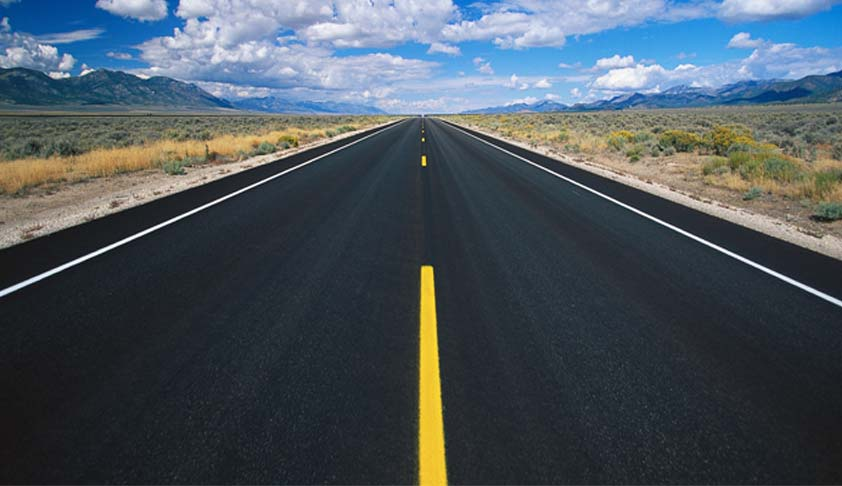
#> input picture class related/cet273/opencv/road_lines.jpg, 842 x 486 px
$ python 'Canny Edge Detection.py'
#> lines starting #> are read from the running program, lines starting #| are printed output that depends on the picture
import cv2 as cv
from matplotlib import pyplot as plt

img = cv.imread('road_lines.jpg')
#> img is the input picture: shape (486, 842, 3); mean B, G, R 92.4, 84, 73.5
gray = cv.cvtColor(img, cv.COLOR_BGR2GRAY)
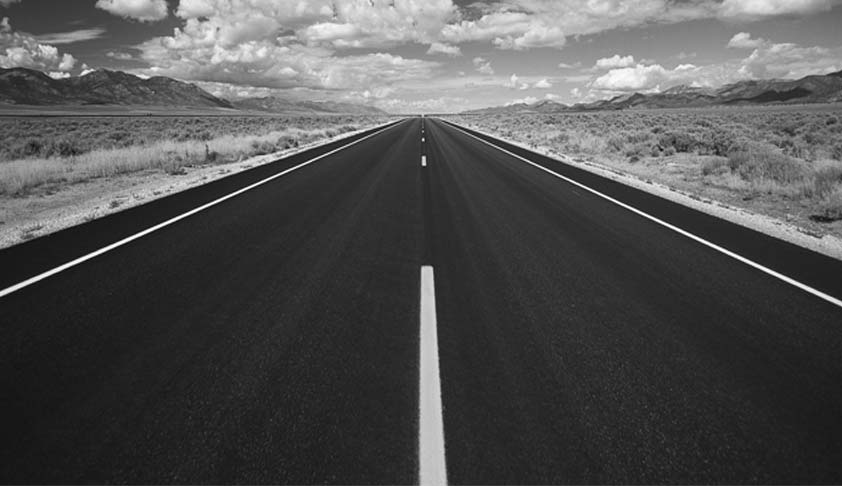
#> gray: shape (486, 842); min 3, max 255, mean 81.9
edges = cv.Canny(img, 100, 200)
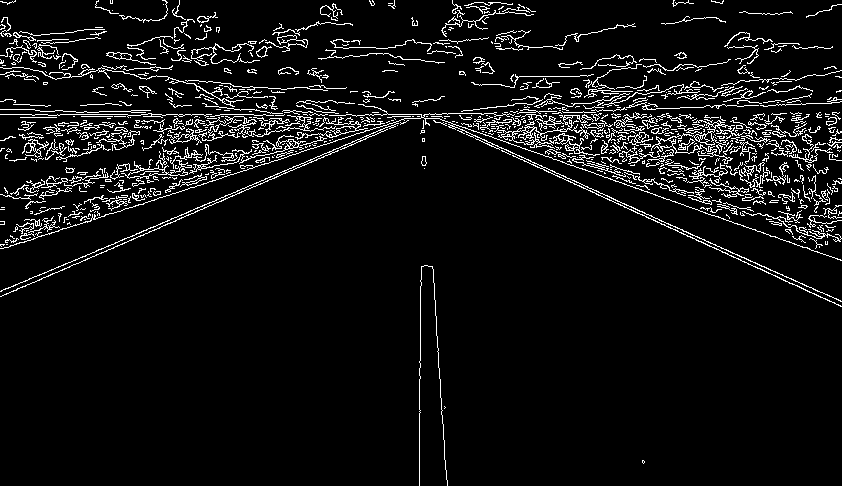
#> edges: shape (486, 842); 6.5% white in thin lines or dots

plt.subplot(121), plt.imshow(img)
plt.title('Original Image'), plt.xticks([]), plt.yticks([])
plt.subplot(122), plt.imshow(edges)
plt.title('Edge Image'), plt.xticks([]), plt.yticks([])

plt.show()
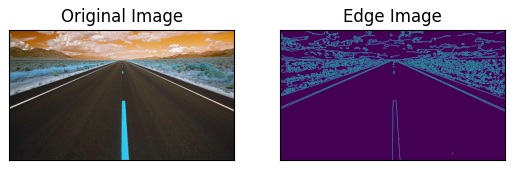
#> figure drawn by matplotlib, 2 panels; B, G, R data is drawn as R, G, B

$ run again, with class related/cet273/opencv/test.jpg copied over class related/cet273/opencv/road_lines.jpg
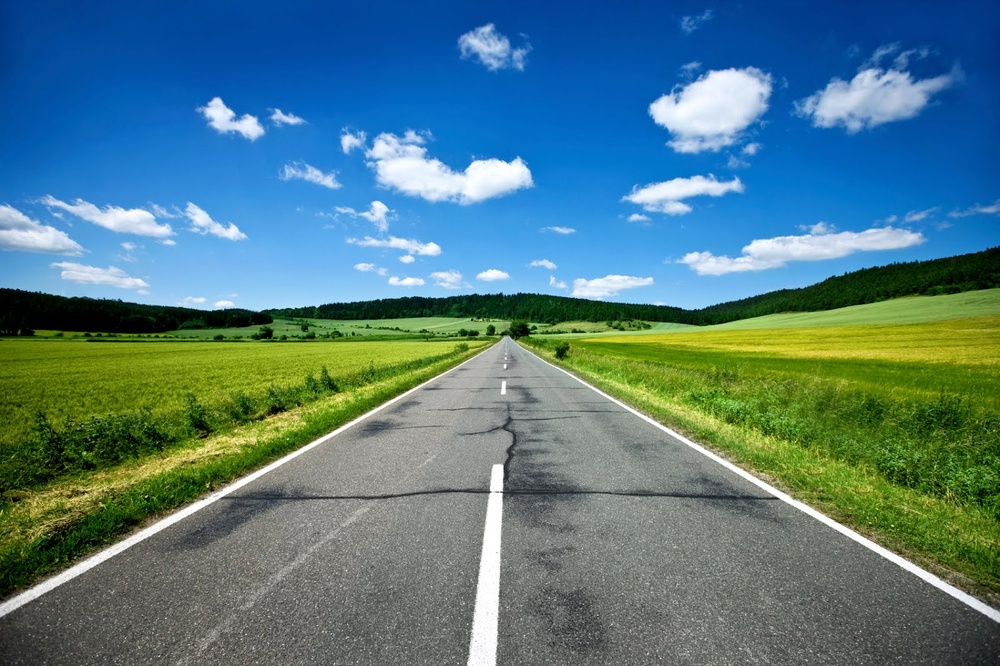
#> input picture class related/cet273/opencv/test.jpg, 1000 x 666 px, shrunk from 1600 x 1066 before the run
#> img is the input picture: shape (666, 1000, 3); mean B, G, R 129.4, 122.2, 82.4
#> `edges = cv.Canny(img, 100, 200)`:
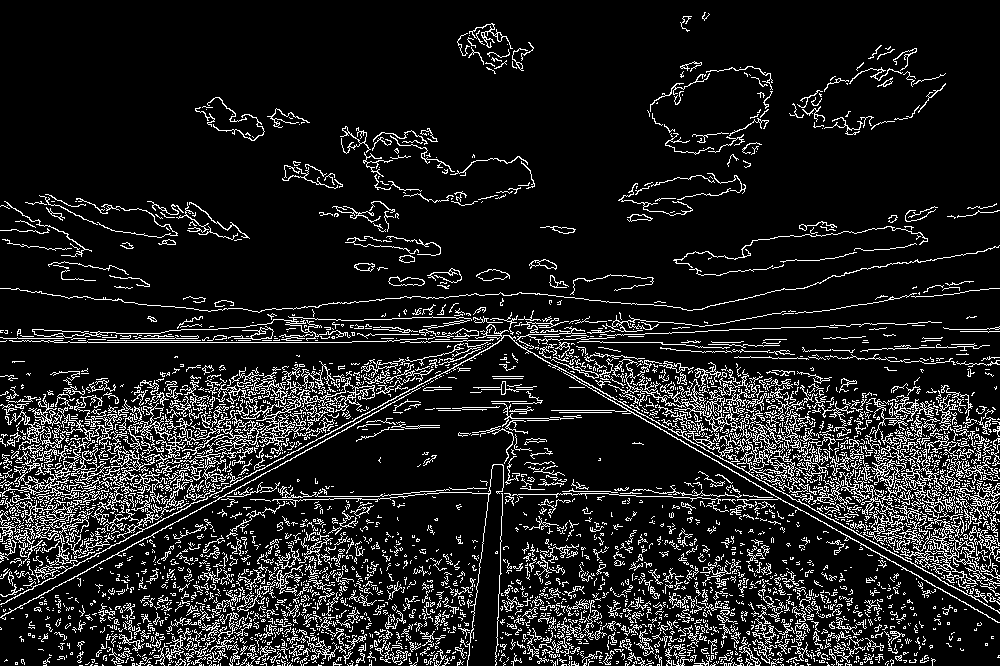
#> edges: shape (666, 1000); 12.2% white in thin lines or dots
#> `plt.show()`:
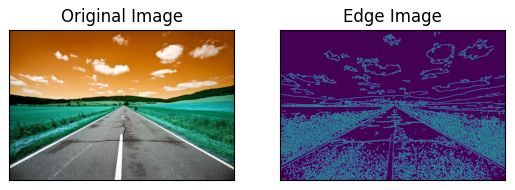
#> figure drawn by matplotlib, 2 panels; B, G, R data is drawn as R, G, B
